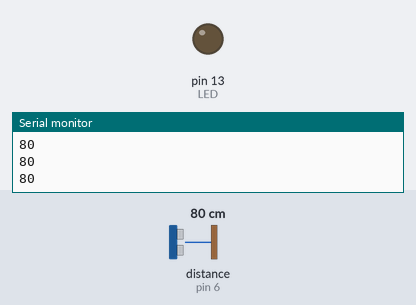
The sketch below on a simulated Arduino Uno, built with avr-gcc and run on an emulated ATmega328P. Shown: output pins drawn as LEDs (lit = HIGH), the last lines printed to the serial monitor. Wiring (inferred from the names in the program): ultrasonic range finder: trigger pin 7; echo pin 6. Dashed ring = blinking. The test bench sets the inputs (shaded band); at power-on: distance to the obstacle (sensor on pin 6) 80 cm. The echo pulse lasts 58.3 µs per cm; pins used as bus, display or sensor lines are not drawn.

Above: at 1.2 s.
1.3 s: distance to the obstacle (sensor on pin 6) set to 18 cm
2.8 s: distance to the obstacle (sensor on pin 6) set to 14 cm
At 3.2 s:
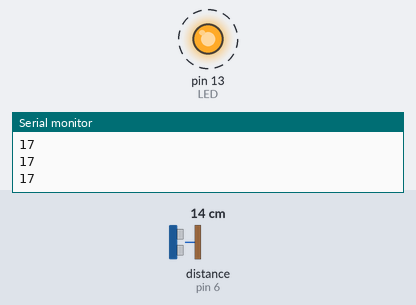
5.8 s: distance to the obstacle (sensor on pin 6) set to 35 cm
At 6.4 s:
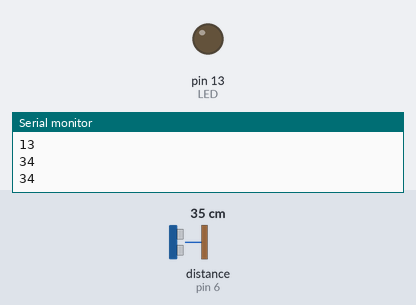
7.3 s: distance to the obstacle (sensor on pin 6) set to 2 cm
At 7.7 s:
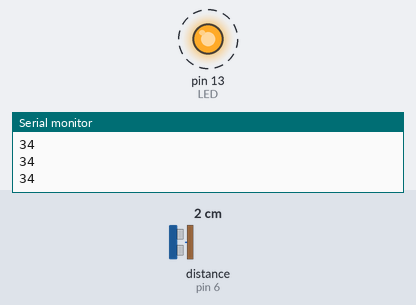
Timing chart, 0 to 11.3 s (numbered marks = the images above; inputs shaded):
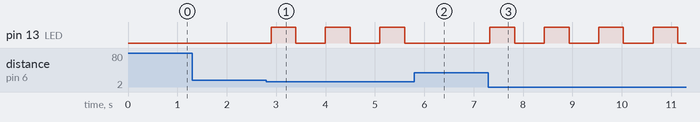

The sketch:

sketch_jun08a.ino
```cpp
const int pingPin = 7; // Trigger Pin of Ultrasonic Sensor
const int echoPin = 6; // Echo Pin of Ultrasonic Sensor
const int LED=13;
void setup() {
   Serial.begin(9600); // Starting Serial Terminal
}

void loop() {
   long duration,cm;
   pinMode(LED, OUTPUT);
   pinMode(pingPin, OUTPUT);
   digitalWrite(pingPin, LOW);
   delayMicroseconds(2);
   digitalWrite(pingPin, HIGH);
   delayMicroseconds(10);
   digitalWrite(pingPin, LOW);
   pinMode(echoPin, INPUT);
   duration = pulseIn(echoPin, HIGH);

   cm = microsecondsToCentimeters(duration);
   if(cm<15)
   {
    digitalWrite(LED,HIGH);
    delay(500);

    digitalWrite(LED,LOW);
    delay(500);
    }
   else
   digitalWrite(LED,LOW);

   Serial.println(cm);
   //Serial.print("cm");
  // Serial.println();
   delay(100);
}
long microsecondsToCentimeters(long microseconds) {
   return microseconds / 29 / 2;
}
```

Measured:
- the behaviour switches between 16 and 15 cm on distance to the obstacle (sensor on pin 6) (found by bisection; images 0 and 1)
- after the input at 2.8 s, pin 13 (LED): alternates HIGH for 0.50 s and LOW for 0.60 s, starting after 0.10 s
- after the input at 5.8 s, pin 13 (LED): stays LOW (without the input it goes to HIGH after 0.40 s)
- after the input at 7.3 s, pin 13 (LED): alternates HIGH for 0.50 s and LOW for 0.60 s, starting at once
